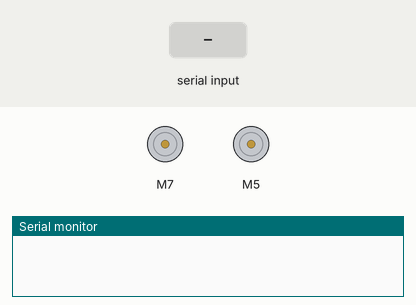
This sketch was run on a simulated Arduino Uno, built with avr-gcc and run on an emulated ATmega328P. Shown: 2 × DC motor (green arrow = forward, orange = backward, longer = faster), the last lines printed to the serial monitor. Inputs (shaded band) come from the test bench.

Above: at 1.2 s.
1.3 s: "30,150\n" received over Serial
At 1.32 s:
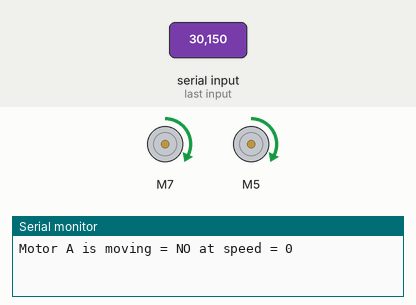
3.0 s: "2\n" received over Serial
At 4.0 s:
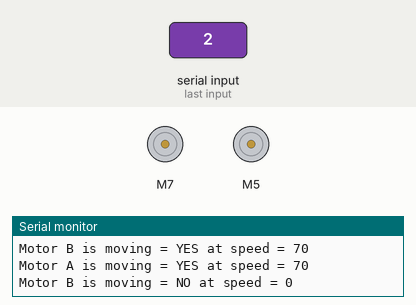
Timing chart, 0 to 6.0 s (numbered marks = the images above; inputs shaded):
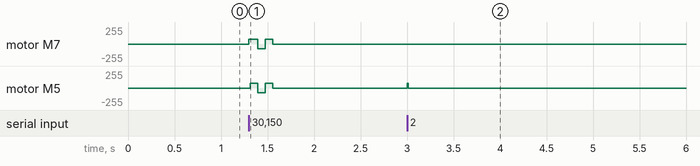

Measured:
- after the input at 1.3 s, motor M7: stopped → forward 70/255 at once, → backward 70/255 0.09 s later, → forward 70/255 0.08 s later, → stopped 0.08 s later; motor M5: stopped → forward 70/255 at once, → backward 70/255 0.08 s later, → forward 70/255 0.08 s later, → stopped 0.08 s later
- after the input at 3.0 s, motor M5: stopped → forward 70/255 at once, → stopped 0.01 s later

The sketch:

main.ino
```cpp
// Basic driving mechanics.  The logic will be handled via serial, and assumed to be sent via a raspberry pi.

// Include the library
#include <L298NX2.h>

// Pin defintion
const unsigned int EN_A = 3;
const unsigned int IN1_A = 5;
const unsigned int IN2_A = 6;

const unsigned int IN1_B = 7;
const unsigned int IN2_B = 8;
const unsigned int EN_B = 9;


// Create one motor instance
L298NX2 motors(EN_A, IN1_A, IN2_A, EN_B, IN1_B, IN2_B);

void setup()
{
  // Used to display information
  Serial.begin(9600);

  // Wait for Serial Monitor to be opened
  while (!Serial)
  {
    //do nothing
  }

  // Set initial speed
  motors.setSpeedA(70);
  motors.setSpeedB(70);
}

void loop()
{

  if (Serial.available() > 0) {
    int command = Serial.read() - '0';

    switch (command) {
      case 0:
        motors.forwardA();
        motors.forwardB();
        printSomeInfo();
        motors.stop();
        break;
      case 1:
        motors.backwardA();
        motors.backwardB();
        printSomeInfo();
        motors.stop();
        break;
      case 2:
        motors.forwardA();
        printSomeInfo();
        motors.stop();
        break;
      case 3:
        motors.forwardB();
        printSomeInfo();
        motors.stop();
        break;
      default:
        // do nothing
        motors.stop();
        break;
    }
  }
}

/*
Print some informations in Serial Monitor
*/
void printSomeInfo()
{
  // Keeping verbose output to read stdout from the pi for debugging purposes
  Serial.print("Motor A is moving = ");
  Serial.print(motors.isMovingA() ? "YES" : "NO");
  Serial.print(" at speed = ");
  Serial.println(motors.getSpeedA());
  Serial.print("Motor B is moving = ");
  Serial.print(motors.isMovingB() ? "YES" : "NO");
  Serial.print(" at speed = ");
  Serial.println(motors.getSpeedB());
}
```
